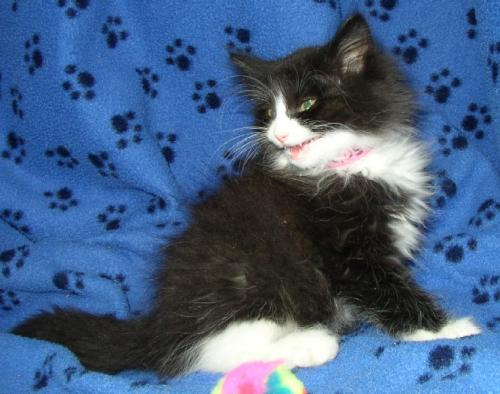
#> input picture Dataset/Cat/9637.jpg, 500 x 394 px, found by its file name; its folder holds only this picture in this run
$ jupyter execute --allow-errors pca_lda.ipynb
#> lines starting #> are read from the running program, lines starting #| are printed output that depends on the picture
# PCA + LDA Implementation for Image Classification

This notebook demonstrates:
1. **PCA (Principal Component Analysis)** - for dimensionality reduction
2. **LDA (Linear Discriminant Analysis)** - for classification
3. **Combined approach** - Using PCA first to reduce dimensions, then LDA for classification

We'll classify cat vs dog images from your dataset using manual implementations.

[cell 1]
# --- Step 1: Import Libraries ---
import os
import numpy as np
import matplotlib.pyplot as plt
from PIL import Image
from sklearn.metrics import accuracy_score
from sklearn.model_selection import train_test_split

print("Libraries imported successfully!")

[cell 2]
# --- Step 2: Load Images Directly ---
dataset_path = "/Users/rishad/Downloads/Lab/Dataset"
img_size = 64
max_images_per_class = 50  # Change this to control how many images to load

print(f"Loading images from: {dataset_path}")
print(f"Image size: {img_size}x{img_size}")
print(f"Max images per class: {max_images_per_class}")

# Initialize lists to store data
all_images = []
all_labels = []

# Load Cat images
cat_path = os.path.join(dataset_path, "Cat")
cat_files = [f for f in os.listdir(cat_path) if f.lower().endswith(('.jpg', '.jpeg', '.png'))][:max_images_per_class]

print(f"Loading {len(cat_files)} cat images...")
for i, img_file in enumerate(cat_files):
    try:
        img_path = os.path.join(cat_path, img_file)
        img = Image.open(img_path).convert('RGB')
#> img is the input picture: PIL image 500x394 RGB; mean R, G, B 68.6, 95.4, 132.5
        img = img.resize((img_size, img_size))
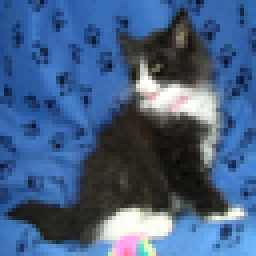
#> img: PIL image 64x64 RGB (shown 4 times larger); mean R, G, B 68.6, 95.4, 132.5
        img_array = np.array(img).flatten() / 255.0  # Normalize to [0,1]
#> img_array = 12288 values, max 1 at index 3945, min 0.0235 at index 7814, mean 0.388
        all_images.append(img_array)
        all_labels.append(0)  # Cat = 0

        if (i+1) % 50 == 0:
            print(f"  Loaded {i+1} cat images...")
    except Exception as e:
        print(f"Error loading {img_file}: {e}")

# Load Dog images
dog_path = os.path.join(dataset_path, "Dog")
dog_files = [f for f in os.listdir(dog_path) if f.lower().endswith(('.jpg', '.jpeg', '.png'))][:max_images_per_class]

print(f"Loading {len(dog_files)} dog images...")
for i, img_file in enumerate(dog_files):
    try:
        img_path = os.path.join(dog_path, img_file)
        img = Image.open(img_path).convert('RGB')
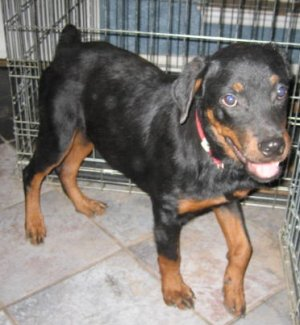
#> input picture Dataset/Dog/9726.jpg, 300 x 325 px, found by its file name
#> img is the input picture: PIL image 300x325 RGB; mean R, G, B 131, 124.8, 119.6
        img = img.resize((img_size, img_size))
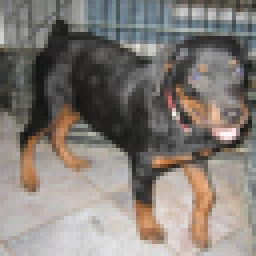
#> img: PIL image 64x64 RGB (shown 4 times larger); mean R, G, B 131, 124.7, 119.6
        img_array = np.array(img).flatten() / 255.0  # Normalize to [0,1]
#> img_array = 12288 values, max 1 at index 6501, min 0.0627 at index 4859, mean 0.491
        all_images.append(img_array)
        all_labels.append(1)  # Dog = 1

        if (i+1) % 50 == 0:
            print(f"  Loaded {i+1} dog images...")
    except Exception as e:
        print(f"Error loading {img_file}: {e}")

# Convert to numpy arrays
X = np.array(all_images)
y = np.array(all_labels)

print(f"\n--- Data Loading Complete ---")
print(f"Total images loaded: {len(X)}")
#| Total images loaded: 2
print(f"Cats: {np.sum(y == 0)}, Dogs: {np.sum(y == 1)}")
print(f"Image shape (flattened): {X.shape}")
#| Image shape (flattened): (2, 12288)
print(f"Features per image: {X.shape[1]} ({img_size}x{img_size}x3)")
#| Features per image: 12288 (64x64x3)

[cell 3]
# --- Step 3: Split Data into Train and Test ---
print("Splitting data into train and test sets...")

# Simple random split
np.random.seed(42)  # For reproducibility
n_samples = len(X)
#> n_samples = 2
indices = np.random.permutation(n_samples)
#> indices = [1, 0]

# 80% train, 20% test
train_size = int(0.8 * n_samples)
#> train_size = 1
train_indices = indices[:train_size]
#> train_indices = [1]
test_indices = indices[train_size:]
#> test_indices = [0]

X_train = X[train_indices]
X_test = X[test_indices]
y_train = y[train_indices]
#> y_train = [1]
y_test = y[test_indices]
#> y_test = [0]

print(f"\n--- Train/Test Split ---")
print(f"Training samples: {len(X_train)}")
#| Training samples: 1
print(f"Test samples: {len(X_test)}")
#| Test samples: 1
print(f"Train - Cats: {np.sum(y_train == 0)}, Dogs: {np.sum(y_train == 1)}")
#| Train - Cats: 0, Dogs: 1
print(f"Test - Cats: {np.sum(y_test == 0)}, Dogs: {np.sum(y_test == 1)}")
#| Test - Cats: 1, Dogs: 0

[cell 4]
# --- Step 4: Apply PCA (Same approach as your PCA notebook) ---
n_components = 50  # Number of components to keep

print(f"\n=== PCA DIMENSIONALITY REDUCTION ===")
print(f"Reducing from {X_train.shape[1]} to {n_components} dimensions...")
#> (printed output is left out)

# Center the training data (subtract mean)
mean_train = np.mean(X_train, axis=0)
#> mean_train has the same summary as img_array
X_train_centered = X_train - mean_train

print(f"Training data centered by subtracting mean.")
print(f"Centered training data shape: {X_train_centered.shape}")
#| Centered training data shape: (1, 12288)

# Apply SVD (same as your SVD notebook)
U, s, Vt = np.linalg.svd(X_train_centered, full_matrices=False)
#> U = [1]; s = [0]

print(f"\nSVD completed:")
print(f"U shape: {U.shape}")
#| U shape: (1, 1)
print(f"s shape: {s.shape}")
#| s shape: (1,)
print(f"Vt shape: {Vt.shape}")
#| Vt shape: (1, 12288)

# Select top k components
principal_components = Vt[:n_components]  # Top k eigenvectors
singular_values = s[:n_components]
#> singular_values = [0]

print(f"\nSelected top {n_components} principal components.")
print(f"Principal components shape: {principal_components.shape}")
#| Principal components shape: (1, 12288)

[cell 5]
# --- Step 5: Transform Data to PCA Space ---
print("\n=== TRANSFORMING DATA TO PCA SPACE ===")

# Transform training data
X_train_pca = X_train_centered @ principal_components.T
#> X_train_pca = [0]

# Transform test data (using training mean and components)
X_test_centered = X_test - mean_train  # Use training mean!
X_test_pca = X_test_centered @ principal_components.T
#> X_test_pca = [-0.298]

print(f"Training data PCA shape: {X_train_pca.shape}")
#| Training data PCA shape: (1, 1)
print(f"Test data PCA shape: {X_test_pca.shape}")
#| Test data PCA shape: (1, 1)

# Calculate explained variance
explained_variance_ratio = singular_values**2 / np.sum(singular_values**2)
#> explained_variance_ratio = [nan]
cumulative_variance = np.cumsum(explained_variance_ratio)
#> cumulative_variance = [nan]

print(f"\n--- PCA Results ---")
print(f"Explained variance by {n_components} components: {cumulative_variance[-1]:.3f} ({cumulative_variance[-1]*100:.1f}%)")
#| Explained variance by 50 components: nan (nan%)
print(f"Compression ratio: {X_train.shape[1] / n_components:.2f} : 1")
#| Compression ratio: 245.76 : 1

[cell 6]
# --- Step 6: Visualize PCA Results ---
fig, axes = plt.subplots(1, 2, figsize=(15, 5))

# Plot explained variance by each component
axes[0].plot(range(1, len(explained_variance_ratio) + 1), explained_variance_ratio, 'bo-')
axes[0].set_xlabel('Principal Component')
axes[0].set_ylabel('Explained Variance Ratio')
axes[0].set_title('Explained Variance by Each PC')
axes[0].grid(True)

# Plot cumulative explained variance
axes[1].plot(range(1, len(cumulative_variance) + 1), cumulative_variance, 'ro-')
axes[1].set_xlabel('Number of Components')
axes[1].set_ylabel('Cumulative Explained Variance')
axes[1].set_title('Cumulative Explained Variance')
axes[1].grid(True)
axes[1].axhline(y=0.95, color='k', linestyle='--', alpha=0.7, label='95% threshold')
axes[1].legend()

plt.tight_layout()
plt.show()
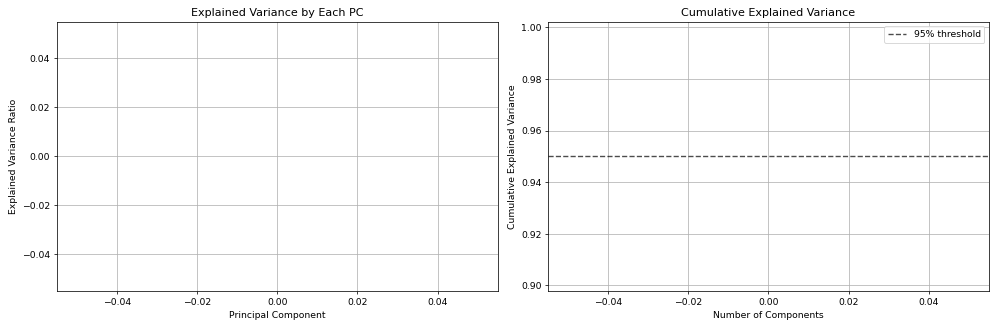
#> figure drawn by matplotlib, 2 panels

#> (the rest of this cell did not finish here and is left out)

[cell 7]
# --- Step 7: Manual LDA Implementation ---
print("\n=== LINEAR DISCRIMINANT ANALYSIS ===")
print("Computing LDA on PCA-reduced data...")

# Get unique classes
classes = np.unique(y_train)
#> classes = [1]
n_features = X_train_pca.shape[1]
#> n_features = 1

print(f"Classes: {classes} (0=Cat, 1=Dog)")
#| Classes: [1] (0=Cat, 1=Dog)
print(f"Number of features after PCA: {n_features}")
#| Number of features after PCA: 1

# Calculate class means
class_means = {}
class_priors = {}

for c in classes:
    class_data = X_train_pca[y_train == c]
    class_means[c] = np.mean(class_data, axis=0)
    class_priors[c] = len(class_data) / len(X_train_pca)
    print(f"Class {c}: {len(class_data)} samples, prior = {class_priors[c]:.3f}")
#> this loop made 1 pass
#| Class 1: 1 samples, prior = 1.000
#> after the loop, class_means = {1: [0]}; class_priors = {1: 1}

print(f"\nClass means computed.")
#> (the rest of this cell did not finish here and is left out)

[cell 8]
# --- Step 8: Compute Shared Covariance Matrix ---
print("\nComputing shared covariance matrix...")

# Calculate pooled covariance matrix
covariance_matrix = np.zeros((n_features, n_features))
#> covariance_matrix = [0]

for c in classes:
    class_data = X_train_pca[y_train == c]
    # Center each class by its mean
    centered_class_data = class_data - class_means[c]
    # Add to pooled covariance
    covariance_matrix += centered_class_data.T @ centered_class_data
#> this loop made 1 pass
#> (class_data, centered_class_data, covariance_matrix) on pass 1: ([0], [0], [0])

# Divide by (n - number_of_classes) for unbiased estimate
covariance_matrix /= (len(X_train_pca) - len(classes))
#> covariance_matrix = [nan]

# Compute inverse (use pseudo-inverse for numerical stability)
#> (the rest of this cell did not finish here and is left out)

[cell 9]
# --- Step 9: Make Predictions using LDA ---
print("\n=== MAKING PREDICTIONS ===")
print("Applying LDA discriminant function...")

def lda_predict(X_test, class_means, class_priors, cov_inv):
    """Apply LDA discriminant function"""
    predictions = []
    probabilities = []

    for x in X_test:
        scores = []
        for c in classes:
            mean = class_means[c]
            # LDA discriminant function
            score = (x @ cov_inv @ mean -
                    0.5 * mean @ cov_inv @ mean +
                    np.log(class_priors[c]))
            scores.append(score)

        # Predict class with highest score
        pred_class = classes[np.argmax(scores)]
        predictions.append(pred_class)

        # Convert scores to probabilities (softmax)
        scores = np.array(scores)
        exp_scores = np.exp(scores - np.max(scores))  # Numerical stability
        probs = exp_scores / np.sum(exp_scores)
        probabilities.append(probs)

    return np.array(predictions), np.array(probabilities)

# Make predictions on test set
#> (the rest of this cell did not finish here and is left out)

[cell 10]
# --- Step 10: Evaluate Performance ---
print("\n=== MODEL EVALUATION ===")

# Calculate accuracy
#> (the rest of this cell did not finish here and is left out)

[cell 11]
# --- Step 11: Visualize Some Predictions ---
print("\n=== PREDICTION VISUALIZATION ===")

# Select random test samples to visualize
n_samples = 6
#> (the rest of this cell did not finish here and is left out)

[cell 12]
# --- Step 12: Test on New Image ---
print("\n=== TEST ON NEW IMAGE ===")

# Test image path - change this to your image
test_img_path = "974.jpg"

if os.path.exists(test_img_path):
    print(f"Testing on: {test_img_path}")

    try:
        # Load and preprocess the image
        img = Image.open(test_img_path).convert('RGB')
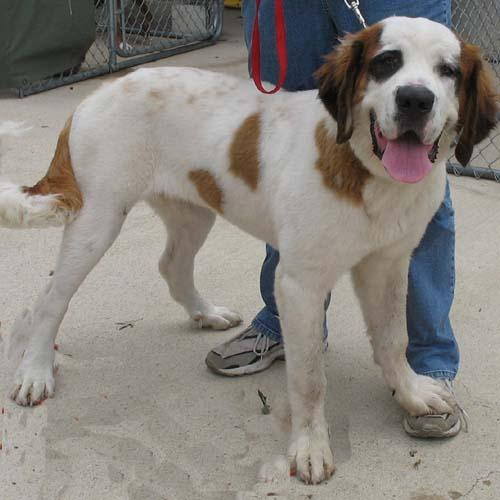
#> input picture 974.jpg, 500 x 500 px
#> img is the input picture: PIL image 500x500 RGB; mean R, G, B 137, 132.2, 126.5
        img = img.resize((img_size, img_size))
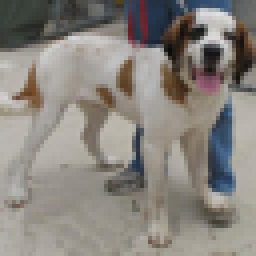
#> img: PIL image 64x64 RGB (shown 4 times larger); mean R, G, B 137, 132.2, 126.5
        img_array = np.array(img).flatten() / 255.0
#> img_array = 12288 values, max 0.886 at index 740, min 0.0314 at index 2432, mean 0.517

        # Apply PCA transformation (use training mean!)
        img_centered = img_array - mean_train
#> img_centered = 12288 values, max 0.722 at index 1784, min -0.8 at index 6501, mean 0.0266
        img_pca = img_centered @ principal_components.T
#> img_pca = [-0.224]

        # Make prediction
        pred, pred_proba = lda_predict([img_pca], class_means, class_priors, cov_inv)

        print(f"\n--- Prediction Results ---")
        print(f"Predicted class: {class_names[pred[0]]}")
        print(f"Confidence: {pred_proba[0][pred[0]]:.4f}")
        print(f"Probabilities - Cat: {pred_proba[0][0]:.4f}, Dog: {pred_proba[0][1]:.4f}")

        # Display the image
        img_display = img_array.reshape(img_size, img_size, 3)
        plt.figure(figsize=(6, 6))
        plt.imshow(img_display)
        plt.title(f"Prediction: {class_names[pred[0]]} (Confidence: {pred_proba[0][pred[0]]:.3f})")
        plt.axis('off')
        plt.show()

    except Exception as e:
        print(f"Error processing image: {e}")

else:
    print(f"Test image not found: {test_img_path}")
    print("Add any .jpg image to test the model!")
